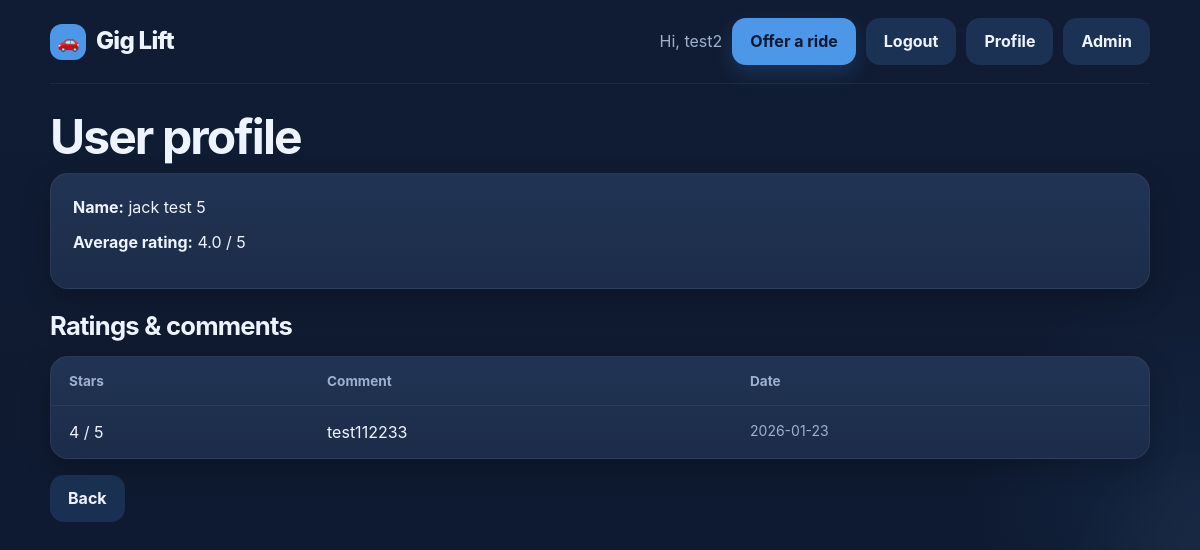
Screenshot of /users/6 (signed in) with the database file from the repository.
### app/models.py (models this page shows)
class User(Base):
    __tablename__ = "users"
    id: Mapped[int] = mapped_column(Integer, primary_key=True)
    email: Mapped[str] = mapped_column(String(255), unique=True, nullable=False)
    name: Mapped[str] = mapped_column(String(120), nullable=False)
    password: Mapped[str] = mapped_column(String(255), nullable=False)
    rides_offered: Mapped[list["Ride"]] = relationship(
        back_populates="driver",
        cascade="all, delete-orphan",
    )
    bookings: Mapped[list["Booking"]] = relationship(
        back_populates="rider",
        cascade="all, delete-orphan",
    )
    sent_messages: Mapped[list["RideMessage"]] = relationship(
        "RideMessage",
        back_populates="sender",
        cascade="all, delete-orphan",
    )

class Rating(Base):
    __tablename__ = "ratings"
    __table_args__ = (
        UniqueConstraint("ride_id", "rater_id", "ratee_id", name="uq_rating_once_per_ride_pair"),
    )
    id: Mapped[int] = mapped_column(Integer, primary_key=True)
    ride_id: Mapped[int] = mapped_column(ForeignKey("rides.id"), nullable=False)
    rater_id: Mapped[int] = mapped_column(ForeignKey("users.id"), nullable=False)
    ratee_id: Mapped[int] = mapped_column(ForeignKey("users.id"), nullable=False)
    stars: Mapped[int] = mapped_column(Integer, nullable=False)  # 1..5
    comment: Mapped[str] = mapped_column(Text, nullable=False, default="")
    created_at: Mapped[datetime] = mapped_column(DateTime, default=datetime.utcnow)

### app/web.py (the view)
@app.get("/users/<int:user_id>")
def profile_public(user_id):
    [db] = list(get_db())
    try:
        u = db.query(User).get(user_id)
        if not u:
            flash("User not found.")
            return redirect(url_for("home"))
        ratings = (
            db.query(Rating)
              .filter(Rating.ratee_id == user_id)
              .order_by(Rating.created_at.desc())
              .all()
        )
        avg = db.query(func.avg(Rating.stars)).filter(Rating.ratee_id == user_id).scalar()
        avg = float(avg) if avg is not None else None
        return render_template("profile_public.html", u=u, ratings=ratings, avg_rating=avg)
    finally:
        db.close()

### app/auth.py (called while the page is built)
def load_current_user():
    user_id = session.get("user_id")
    if not user_id:
        g.user = None
        return
    [db] = list(get_db())
    try:
        g.user = db.query(User).get(user_id)
    finally:
        db.close()

### app/db.py (called while the page is built)
def get_db():
    db = SessionLocal()
    try:
        yield db
    finally:
        db.close()

### app/web.py (called while the page is built)
@app.before_request
def _load_user():
    load_current_user()
    g.is_admin = False
    if g.user:
        [db] = list(get_db())
        try:
            g.is_admin = db.query(AdminUser).get(g.user.id) is not None
        finally:
            db.close()

@app.context_processor
def inject_user():
    return {"current_user": getattr(g, "user", None)}

### app/templates/profile_public.html
{% extends "base.html" %}
{% block content %}
<h2>User profile</h2>
<div class="card">
  <p><strong>Name:</strong> {{ u.name }}</p>
  {% if avg_rating is not none %}
    <p><strong>Average rating:</strong> {{ "%.1f"|format(avg_rating) }} / 5</p>
  {% else %}
    <p class="muted">No ratings yet.</p>
  {% endif %}
</div>
<h3 style="margin-top:16px;">Ratings & comments</h3>
{% if ratings %}
  <table class="table">
    <thead>
      <tr>
        <th>Stars</th>
        <th>Comment</th>
        <th>Date</th>
      </tr>
    </thead>
    <tbody>
      {% for r in ratings %}
        <tr>
          <td>{{ r.stars }} / 5</td>
          <td>{{ r.comment }}</td>
          <td class="muted small">
            {% if r.created_at %}{{ r.created_at.strftime("%Y-%m-%d") }}{% endif %}
          </td>
        </tr>
      {% endfor %}
    </tbody>
  </table>
{% else %}
  <p class="muted">No ratings yet.</p>
{% endif %}
<p style="margin-top:16px;">
  <a class="btn btn-secondary" href="{{ url_for('home') }}">Back</a>
</p>
{% endblock %}

### app/templates/base.html (shortened to what this page needs)
<doctype html>
<html lang="en">
<head>
  <link rel="stylesheet" href="{{ url_for('static', filename='styles.css') }}">
</head>
<body>
  <header class="container">
    <h1><a href="{{ url_for('home') }}">Gig Lift</a></h1>
    <nav>
      {% if current_user %}
        <span class="muted">Hi, {{ current_user.name }}</span>
        <a href="{{ url_for('rides_new') }}" class="btn">Offer a ride</a>
        <a href="{{ url_for('logout') }}" class="btn btn-secondary">Logout</a>
        <a href="{{ url_for('profile') }}" class="btn btn-secondary">Profile</a>
      {% if g.is_admin %}
        <a href="{{ url_for('admin_home') }}" class="btn btn-secondary">Admin</a>
      {% endif %}
      {% else %}
        <a href="{{ url_for('login') }}" class="btn">Login</a>
        <a href="{{ url_for('signup') }}" class="btn btn-secondary">Sign up</a>
      {% endif %}
    </nav>
  </header>
  <main class="container">
    {% block content %}{% endblock %}
  </main>
</body>
</html>

### app/static/styles.css (style rules this page uses)
:root { --bg: #0f1c34; --surface: #152542; --card: #1d2d4a; --card-2: #223555; --border: rgba(255,255,255,0.06); --text: #eef4ff; --muted: #9fb0cf; --primary: #4d97e8; --primary-2: #5aa7ff; --danger: #e03a3a; --success: #57c58a; --radius: 18px; --radius-sm: 12px; --shadow: 0 10px 28px rgba(0,0,0,0.22); --max-width: 1100px; }
* { box-sizing: border-box; }
html, body { margin: 0; padding: 0; }
body { font-family: Inter, ui-sans-serif, system-ui, -apple-system, BlinkMacSystemFont, "Segoe UI", Roboto, sans-serif; color: var(--text); line-height: 1.45; background: radial-gradient(circle at 100% 62%, rgba(77,151,232,0.08), transparent 18%), radial-gradient(circle at 100% 72%, rgba(255,255,255,0.04), transparent 10%), linear-gradient(180deg, #101c33 0%, #0e1930 100%); }
a { color: var(--primary); text-decoration: none; }
.container { width: min(var(--max-width), calc(100% - 32px)); margin: 0 auto; }
header.container { display: flex; align-items: center; justify-content: space-between; gap: 16px; padding: 18px 0; border-bottom: 1px solid var(--border); }
header h1 { margin: 0; font-size: clamp(1.5rem, 2vw, 2rem); font-weight: 800; letter-spacing: -0.03em; }
header h1 a { color: var(--text); display: inline-flex; align-items: center; gap: 10px; }
header h1 a::before { content: "🚗"; width: 36px; height: 36px; display: inline-grid; place-items: center; border-radius: 12px; background: var(--primary); color: #10203c; font-size: 18px; }
nav { display: flex; flex-wrap: wrap; justify-content: flex-end; gap: 10px; align-items: center; }
main.container { padding: 28px 0 48px; }
h2 { margin: 0 0 10px; font-size: clamp(2rem, 4vw, 3.1rem); line-height: 1.05; letter-spacing: -0.04em; }
h3 { margin: 28px 0 12px; font-size: 1.6rem; letter-spacing: -0.03em; }
p { margin: 0 0 12px; }
.muted { color: var(--muted); }
.small { font-size: 0.875rem; }
.card, .auth-card, .form, .filters, .table, fieldset.tags { background: linear-gradient(180deg, rgba(34,53,85,0.96), rgba(29,45,74,0.96)); border: 1px solid var(--border); border-radius: var(--radius); box-shadow: var(--shadow); }
.card, .auth-card, .form { padding: 22px; margin-bottom: 18px; }
.btn, button, input[type="submit"] { appearance: none; border: 0; border-radius: 14px; padding: 12px 18px; background: var(--primary); color: #0d1830; font: inherit; font-weight: 700; cursor: pointer; display: inline-flex; align-items: center; justify-content: center; gap: 8px; box-shadow: 0 8px 20px rgba(77,151,232,0.2); transition: transform .15s ease, opacity .15s ease; }
.btn-secondary { background: rgba(77,151,232,0.18); color: var(--text); box-shadow: none; }
.table { width: 100%; border-collapse: separate; border-spacing: 0; overflow: hidden; }
.table thead th { padding: 16px 18px; text-align: left; font-size: 0.85rem; color: var(--muted); font-weight: 700; border-bottom: 1px solid var(--border); }
.table tbody td { padding: 16px 18px; vertical-align: top; border-bottom: 1px solid var(--border); }
.table tbody tr:last-child td { border-bottom: 0; }

### rows the page displays
User: name "test2"
User: name "jack test 5"
Rating: stars "4", comment "test112233", created_at "2026-01-23"

### other values shown
{{ "%.1f"|format(avg_rating) }} "4.0"
